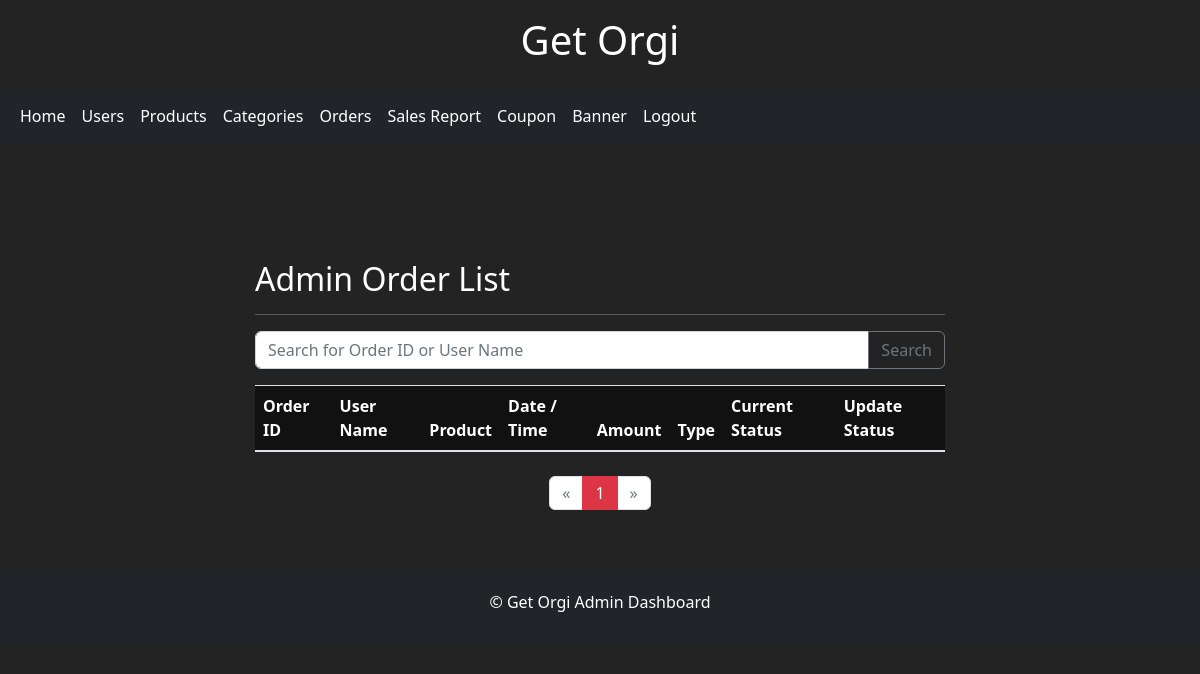
Page /adminorderlist/ (signed in) on the earlier database version.
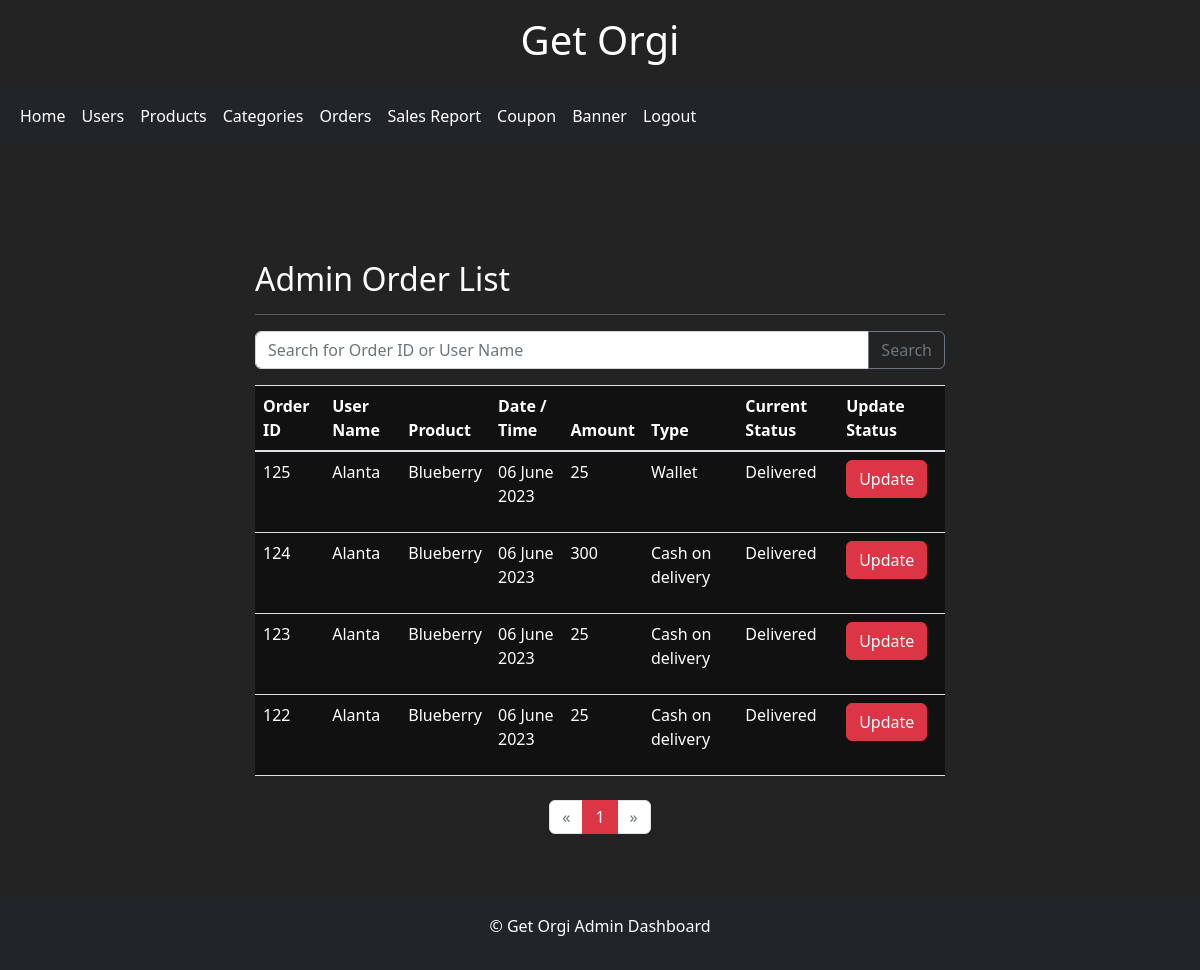
Same page on the later database version.
### shopping/models.py (models this page shows, shortened)
class Order(models.Model):
    user = models.ForeignKey(UserDetail, on_delete=models.CASCADE)
    address = models.ForeignKey(Address, on_delete=models.CASCADE)
    product = models.ForeignKey(Product, on_delete=models.CASCADE)
    amount = models.IntegerField(default=0)
    ordered_date = models.DateTimeField(auto_now_add=True)
    ordertype = models.CharField(max_length=50, choices=TYPE_CHOICES, default='Cash on delivery')
    status = models.CharField(max_length=50, choices=STATUS_CHOICES, default='Pending')
    variant=models.CharField(max_length=50, null=True)
    quantity = models.PositiveIntegerField(default=1)

class UserDetail(models.Model):
    uname=models.CharField(unique=True, max_length=50)
    uemail=models.CharField(max_length=50)
    phone=models.CharField(max_length=50, null=True)
    upassword=models.CharField(max_length=50)
    uactive=models.BooleanField(default=True)
    uimage = models.ImageField(upload_to='imagestore/', null=True, blank=True)
    uotp=models.IntegerField(null=True)

class Product(models.Model):
    name = models.CharField(max_length=50)
    description = models.TextField(max_length=200, default='')
    stock = models.PositiveIntegerField(default=1)
    category = models.ForeignKey(Category, on_delete=models.CASCADE,  null=True)
    normalprice = models.IntegerField(default=0)
    listed = models.BooleanField(default=True)
    offer_percentage = models.IntegerField(default=0,null=True)
    def __str__(self):
        return self.name

### shopping/views.py (the view)
# urls.py: path('adminorderlist/', views.adminorderlist, name='adminorderlist'),
def adminorderlist(request):
    if 'adusername' in request.session:
        if 'search' in request.GET:
            search=request.GET['search']
            member=Order.objects.filter(Q(user__uname__icontains=search)|Q(id__icontains=search)).order_by('-id')
        else:
            member = Order.objects.all().order_by('-id')
        paginator = Paginator(member, 5)
        page_number = request.GET.get('page')
        page_obj = paginator.get_page(page_number)
        return render(request,'adminorderlist.html', {'page_obj': page_obj})
    else:
        return redirect('admin_login')

### templates/adminorderlist.html (shortened to what this page needs)
{% extends 'admin_dash.html' %}
{% block content %}
<link rel="stylesheet" href="https://cdn.jsdelivr.net/npm/bootstrap@5.2.3/dist/css/bootstrap.min.css">
<div class="mx-auto col-sm-12 col-md-10 col-lg-8">
    <div class="container mt-5">
        <h2>Admin Order List</h2>
        <hr>
        <form method="get">
            <div class="input-group mb-3">
                <input type="text" class="form-control" placeholder="Search for Order ID or User Name" name="search">
                <div class="input-group-append">
                    <button class="btn btn-outline-secondary" type="submit">Search</button>
                </div>
            </div>
        </form>
        <table class="table ">
            <thead>
                <tr>
                    <th>Order ID</th>
                    <th>User Name</th>
                    <th>Product</th>
                    <th>Date / Time</th>
                    <th>Amount</th>
                    <th>Type</th>
                    <th>Current Status</th>
                    <th>Update Status</th>
                </tr>
            </thead>
            <tbody>
                {% for order in page_obj %}
                <tr>
                    <td>{{ order.id }}</td>
                    <td>{{ order.user.uname }}</td>
                    <td>{{ order.product }}</td>
                    <td><p>{{ order.ordered_date|date:"d F Y" }}</p></td>
                    <td>{{ order.amount }}</td>
                    <td>{{ order.ordertype }}</td>
                    <td>{{ order.status }}</td>
                    <td>
                        <a href="{% url 'updateorder' id=order.id %}" class="btn btn-primary">Update</a>
                    </td>
                </tr>
                {% endfor %}
            </tbody>
        </table>
        <div class="d-flex justify-content-center mt-4">
            <nav aria-label="Page navigation">
                <ul class="pagination">
                    {% if page_obj.has_previous %}
                    <li class="page-item"><a class="page-link" href="?page={{ page_obj.previous_page_number }}">&laquo;</a></li>
                    {% else %}
                    <li class="page-item disabled"><a class="page-link" href="#">&laquo;</a></li>
                    {% endif %}
                    {% for num in page_obj.paginator.page_range %}
                    {% if page_obj.number == num %}
                    <li class="page-item active"><a class="page-link" href="#">{{ num }}</a></li>
                    {% else %}
                    <li class="page-item"><a class="page-link" href="?page={{ num }}">{{ num }}</a></li>
                    {% endif %}
                    {% endfor %}
                    {% if page_obj.has_next %}
                    <li class="page-item"><a class="page-link" href="?page={{ page_obj.next_page_number }}">&raquo;</a></li>
                    {% else %}
                    <li class="page-item disabled"><a class="page-link" href="#">&raquo;</a></li>
                    {% endif %}
                </ul>
            </nav>
        </div>
    </div>
</div>
{% endblock %}

### templates/admin_dash.html (shortened to what this page needs)
<!DOCTYPE html>
<html>
<head>
	<link rel="stylesheet" href="https://maxcdn.bootstrapcdn.com/bootstrap/4.5.2/css/bootstrap.min.css">
</head>
<body>
	<header>
		<h1 class="text-center py-3">Get Orgi</h1>
	</header>
	<nav class="navbar navbar-expand-lg navbar-dark bg-dark">
		<div class="container-fluid">
			<div class="collapse navbar-collapse" id="navbarNav">
				<ul class="navbar-nav">
					<li class="nav-item">
						<a class="nav-link" href="{% url 'admin_dash' %}">Home</a>
					</li>
					<li class="nav-item">
						<a class="nav-link" href="{% url 'user_detail' %}">Users</a>
					</li>
					<li class="nav-item">
						<a class="nav-link" href="{% url 'admin_page' %}">Products</a>
					</li>
					<li class="nav-item">
						<a class="nav-link" href="{% url 'category_list' %}">Categories</a>
					</li>
					<li class="nav-item">
						<a class="nav-link" href="{% url 'adminorderlist' %}">Orders</a>
					</li>
					 <li class="nav-item">
						<a class="nav-link" href="{% url 'sales_report' %}">Sales Report</a>
					</li>
					<li class="nav-item">
						<a class="nav-link" href="{% url 'admincouponlist' %}">Coupon</a>
					</li>
					<li class="nav-item">
						<a class="nav-link" href="{% url 'adminbannerlist' %}">Banner</a>
					</li>
					<li class="nav-item">
						<a class="nav-link text-white" href="{% url 'admin_logout'%}">Logout</a>
					</li>
				</ul>
			</div>
		</div>
	</nav>
	<main class="container py-5">
        {%block content%}
		{% endblock %}
	</main>
</body>
</html>
	<footer class="bg-dark text-white text-center py-3">
		<p>&copy; Get Orgi Admin Dashboard</p>
	</footer>
</body>
</html>

### templates/admin_dash.html (style rules this page uses)
body { background-color: #f8f9fa; }
.navbar { margin-bottom: 20px; }
.nav-link { color: #fff !important; }

### templates/adminorderlist.html (style rules this page uses)
body { background-color: #232323; color: #fff; }
h2, h3, p { color: #fff !important; }
.table { background-color: #111; color: #fff; }
.table thead th { color: #fff; }
.btn-primary { background-color: #dc3545; border-color: #dc3545; }
.page-item .page-link { color: #fff; }
.page-item.active .page-link { background-color: #dc3545; border-color: #dc3545; }

Differences in the rows shown:
added Order: id "125", user.uname "Alanta", product "Blueberry", ordered_date "06 June 2023", amount "25", ordertype "Wallet", status "Delivered"
added Order: id "124", user.uname "Alanta", product "Blueberry", ordered_date "06 June 2023", amount "300", ordertype "Cash on delivery", status "Delivered"
added Order: id "123", user.uname "Alanta", product "Blueberry", ordered_date "06 June 2023", amount "25", ordertype "Cash on delivery", status "Delivered"
added Order: id "122", user.uname "Alanta", product "Blueberry", ordered_date "06 June 2023", amount "25", ordertype "Cash on delivery", status "Delivered"
